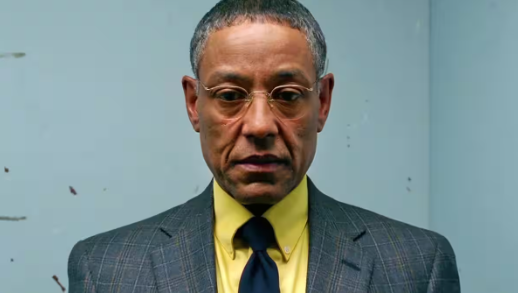
#> input picture gus.png, 518 x 293 px, found by its file name
$ jupyter execute 'fourier_presentation (2).ipynb'
#> lines starting #> are read from the running program, lines starting #| are printed output that depends on the picture
[cell 1]
import numpy as np
import matplotlib.pyplot as plt
from PIL import Image

# Load the image and convert it to grayscale
image_path = '/content/gus.png'
img = Image.open(image_path).convert('L')
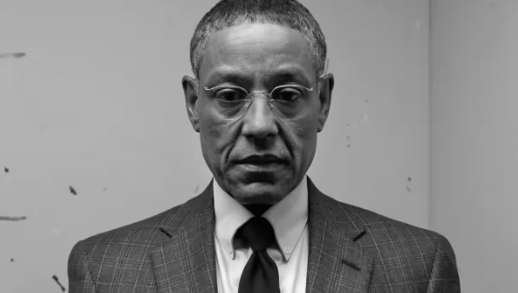
#> img: PIL image 518x293 L; min 2, max 246, mean 136.4
img_array = np.array(img)

# Perform the 2D Fourier Transform
f_transform = np.fft.fft2(img_array)

# Shift the zero-frequency component to the center
f_shift = np.fft.fftshift(f_transform)

# Get the shape of the image
rows, cols = img_array.shape
#> rows = 293; cols = 518
crow, ccol = rows // 2, cols // 2
#> crow = 146; ccol = 259

# Get input for the radius from the user
radius = int(input("Enter the radius for frequency mask (e.g., 100-146 gives the clearest images): "))
#> the answer given: 3

# Set a fixed Fourier multiplier value
fourier_multiplier = 1.5

# Apply the Fourier value multiplier (scaling the Fourier components) before masking
f_shift_scaled = f_shift * fourier_multiplier

# Create a mask with the specified radius
mask = np.zeros((rows, cols), np.uint8)
mask[crow - radius:crow + radius, ccol - radius:ccol + radius] = 1

# Apply the mask to keep only part of the frequencies
f_shift_masked = f_shift_scaled * mask

# Perform inverse FFT to reconstruct the image
f_ishift = np.fft.ifftshift(f_shift_masked)
img_back = np.fft.ifft2(f_ishift)
img_back = np.abs(img_back)
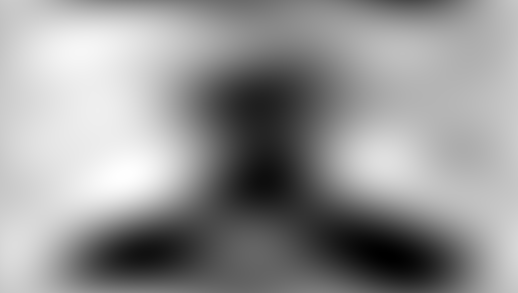
#> img_back: shape (293, 518) float64; min 87.4, max 287.6, mean 204.7; drawn with min black and max white

# Display the reconstructed image
plt.imshow(img_back, cmap='gray')
plt.title(f"Reconstructed Image (Radius {radius})")
plt.axis('off')
plt.show()
